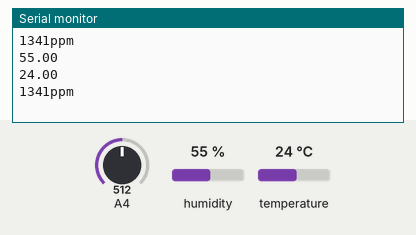
This sketch was run on a simulated Arduino Uno, built with avr-gcc and run on an emulated ATmega328P. On the bench: the last lines printed to the serial monitor. The inputs (shaded band) are chosen by the test bench; at power-on: humidity 55 %, A4 = 512, temperature 24 °C.

Above: at 2.8 s.
2.9 s: humidity set to 22 %
At 5.2 s:
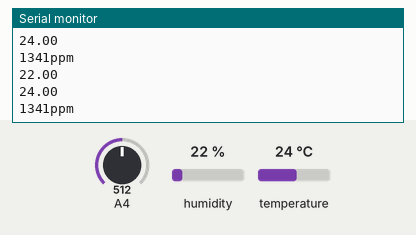
5.6 s: A4 set to 716
At 7.2 s:
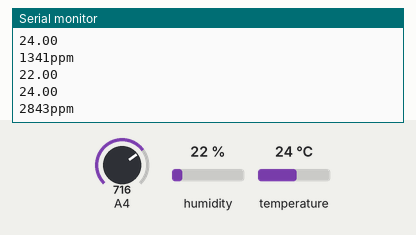
8.3 s: temperature set to 12 °C
At 10.8 s:
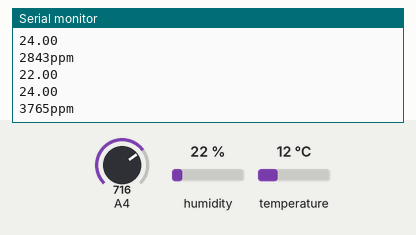
11.0 s: A4 set to 900
At 12.5 s:
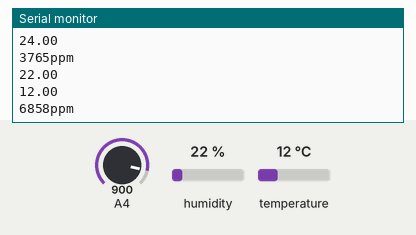
13.7 s: humidity set to 40 %
At 15.5 s:
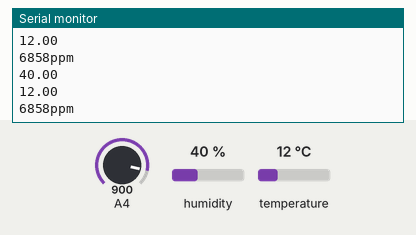
Timing chart, 0 to 17.0 s (numbered marks = the images above; inputs shaded):
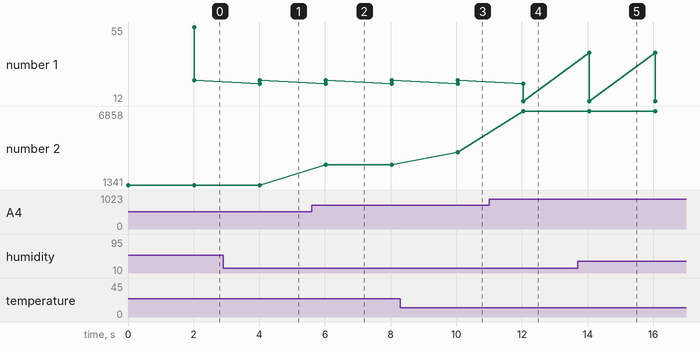

Measured:
- after the input at 2.9 s, the serial monitor: prints a new line after 1.1 s (image 1)
- after the input at 5.6 s, the serial monitor: prints a new line after 0.43 s (image 2)
- after the input at 8.3 s, the serial monitor: prints a new line after 1.7 s (image 3)
- after the input at 11.0 s, the serial monitor: prints a new line after 1.0 s (image 4)
- after the input at 13.7 s, the serial monitor: prints a new line after 0.35 s (image 5)
- plotted number 2: 1341 → 2843 after the input at 5.6 s, 2843 → 3765 after the input at 8.3 s, 3765 → 6858 after the input at 11.0 s

The sketch:

Water_Qua.ino
```cpp
// (licence header left out)
 /***********Notice and Trouble shooting***************
 1. This code is tested on Arduino Uno with Arduino IDE 1.0.5 r2 and 1.8.2.
 2. Calibration CMD:
     enter -> enter the calibration mode
     cal:tds value -> calibrate with the known tds value(25^c). e.g.cal:707
     exit -> save the parameters and exit the calibration mode
 ****************************************************/

#include <EEPROM.h>
#include "GravityTDS.h"
#include "DHT.h"    //TempHum
#define DHTPIN 2       //TempHum
#define DHTTYPE DHT22  //TempHum


#define TdsSensorPin 4
GravityTDS gravityTds;
DHT dht(DHTPIN, DHTTYPE);

float temperature = 25,tdsValue = 0;

void setup()
{
    Serial.begin(115200);
    gravityTds.setPin(TdsSensorPin);
    gravityTds.setAref(5.0);  //reference voltage on ADC, default 5.0V on Arduino UNO
    gravityTds.setAdcRange(1024);  //1024 for 10bit ADC;4096 for 12bit ADC
    gravityTds.begin();  //initialization


    Serial.begin(115200);       //TempHum
    dht.begin();
}

void loop()
{
    temperature = dht.readTemperature();  //add your temperature sensor and read it
    gravityTds.setTemperature(temperature);  // set the temperature and execute temperature compensation
    gravityTds.update();  //sample and calculate
    tdsValue = gravityTds.getTdsValue();  // then get the value
    Serial.print(tdsValue,0);
    Serial.println("ppm");
    delay(1000);


   // Wait a few seconds between measurements.
    delay(1000);

  // Reading temperature or humidity takes about 250 milliseconds!
  // Sensor readings may also be up to 2 seconds 'old' (its a very slow sensor)
    float h = dht.readHumidity();
  // Read temperature as Celsius (the default)
  // float temperature = dht.readTemperature();
  //float tem = dht.readTemperature();


    Serial.print(h);
    Serial.println("");
    Serial.print(temperature);
    Serial.println("");

}
```
